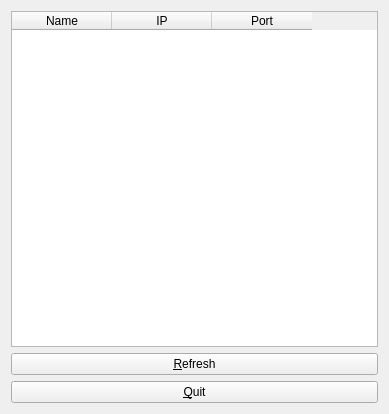
<?xml version="1.0" encoding="UTF-8"?>
<ui version="4.0">
 <class>SplashWindow</class>
 <widget class="QWidget" name="SplashWindow">
  <property name="geometry">
   <rect>
    <x>0</x>
    <y>0</y>
    <width>389</width>
    <height>414</height>
   </rect>
  </property>
  <property name="windowTitle">
   <string>Splash!</string>
  </property>
  <layout class="QVBoxLayout" name="verticalLayout">
   <item>
    <widget class="QTableWidget" name="twNodes">
     <property name="editTriggers">
      <set>QAbstractItemView::NoEditTriggers</set>
     </property>
     <property name="selectionMode">
      <enum>QAbstractItemView::SingleSelection</enum>
     </property>
     <property name="selectionBehavior">
      <enum>QAbstractItemView::SelectRows</enum>
     </property>
     <column>
      <property name="text">
       <string>Name</string>
      </property>
     </column>
     <column>
      <property name="text">
       <string>IP</string>
      </property>
     </column>
     <column>
      <property name="text">
       <string>Port</string>
      </property>
     </column>
    </widget>
   </item>
   <item>
    <widget class="QPushButton" name="pbRefresh">
     <property name="text">
      <string>&amp;Refresh</string>
     </property>
    </widget>
   </item>
   <item>
    <widget class="QPushButton" name="pbQuit">
     <property name="text">
      <string>&amp;Quit</string>
     </property>
    </widget>
   </item>
  </layout>
 </widget>
 <resources/>
 <connections/>
</ui>
